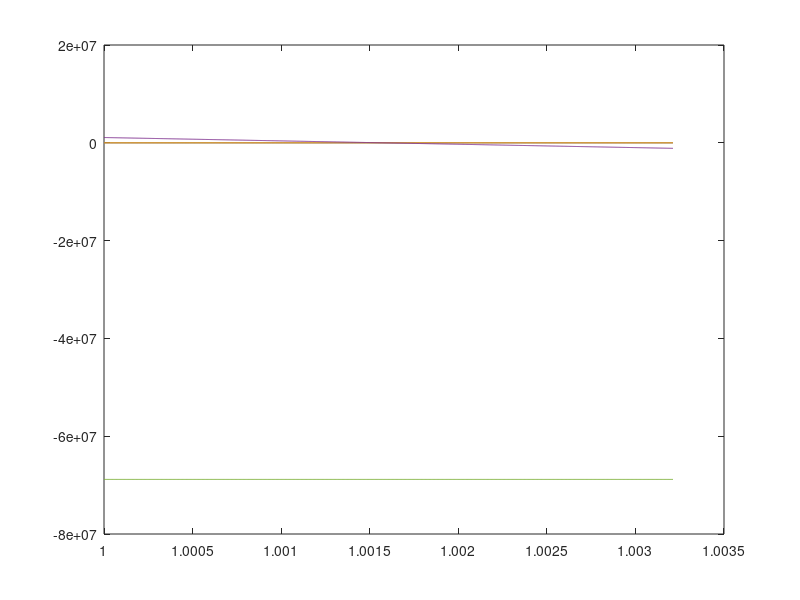

Here is the MATLAB script that generated this plot: (Note: this script raises an error after producing the figure.)

function polyfit_der_analysis
    
    R = 10;
    x2 = 1;
    y_pole_low = 10
    y_pole_high = y_pole_low+1/10;
    x_pole_low = y_pole_low/R;
    x_pole_high = y_pole_high/R;
    v0 = R;
    v2 = R;
    xover_perc = 4/5;
    
    c0 = find_poly2_coefficients(x_pole_low,x_pole_high,y_pole_low,y_pole_high);
    f_line_unshifted = @(x) polyval(c0,x);
    
    v11 = 3;
    v12 = (R - v11*x2) / x2^4;
    
    f_poly4 = @(x) v11.*x + v12.*x.^4;
    
    x0_roots = roots([v12 0 0 v11 -y_pole_high]);
    x0 = x0_roots(imag(x0_roots) == 0 & real(x0_roots) > 0);
    
    x1 = (1-xover_perc)*x0 + xover_perc*x2;
    y1 = f_poly4(x1);
    
    c = find_poly4_coefficients(x0,x1,x2,y_pole_high,y1,R,v0,v2);
    f_polyfit4_unstretched = @(t) polyval(c,t);
    
    stretch = x0/(y_pole_high/R)
    x_pole_low_stretched = x_pole_low*stretch;
    x_pole_high_stretched = x_pole_high*stretch;
    c3 = find_poly2_coefficients(x_pole_low_stretched,x0,y_pole_low,y_pole_high);
    f_line_shiftStretch = @(t) polyval(c3,t);
    
    
    c_poly4_stretched = poly_der_fit(x0,x1,x2,y_pole_high,y1,R,v0/stretch,v2,4);
    f_polyfit4_stretched = @(t) polyval(c_poly4_stretched,t);
        
    c_poly_stretched = poly_positive_derivative_fit(x0,x1,x2,y_pole_high,y1,R,v0/stretch,v2);
    f_polyfit_auto_stretched = @(t) polyval(c_poly_stretched,t);

    inv = 1-xover_perc;
    c_begin_poly4 = find_poly4_coefficients(0,inv*x_pole_low_stretched,x_pole_low_stretched,0,y_pole_low/2.2,y_pole_low,v11,(y_pole_high-y_pole_low)/(x_pole_high_stretched-x_pole_low_stretched));
    f_polyfit4_begin = @(t) polyval(c_begin_poly4,t);

    c_begin_auto = poly_positive_derivative_fit(0,inv*x_pole_low_stretched,x_pole_low_stretched,0,y_pole_low/2.2,y_pole_low,v11,(y_pole_high-y_pole_low)/(x_pole_high_stretched-x_pole_low_stretched));
    f_polyfit_begin = @(t) polyval(c_begin_auto,t);
    
    
    
    t0 = y_pole_low/R:x2/1000:y_pole_high/R;
    t1 = 0:x2/1000:x2;
    t2 = x0:x2/1000:x2;
    t3 = y_pole_low/R*stretch:(x0-y_pole_low/R*stretch)/10:x0;
    t4 = 0:x_pole_low_stretched/1000:x_pole_low_stretched;
    
    hold off;
    p = plot(t1,f_poly4(t1)); hold on;
    p = plot(t0,f_line_unshifted(t0)); p.Color(4) = 0.2;
    p = plot(t0+(x0-y_pole_high/R),f_line_unshifted(t0)); p.Color(4) = 0.2;
    p = plot(t2,f_polyfit4_unstretched(t2)); p.Color(4) = 0.2;
    p = plot(t3,f_line_shiftStretch(t3));
    p = plot(t2,f_polyfit4_stretched(t2)); p.Color(4) = 0.2;
    p = plot(t2,f_polyfit_auto_stretched(t2));
    p = plot(t4,f_polyfit4_begin(t4)); p.Color(4) = 0.2;
    p = plot(t4,f_polyfit_begin(t4));
    
    legend('original poly4','original line', ...
           'shifted line','unstretched poly4fit','shiftStretch line','stretched poly4fit','stretched poly auto','start','Location','northwest');

    xlim([0 x2]);
    ylim([-0.05*R R]);
    line([x0 x0],[0 R],'LineWidth',0.1);
    line([0 x2],[y_pole_high y_pole_high],'LineWidth',0.1);
    line([x1 x1],[0 R],'LineWidth',0.1);
    line([0 x2],[y1 y1],'LineWidth',0.1);
%     hold off;
%     t = x0:0.01:x2;
%     plot(t,f_polyfit4_stretched(t))
%     hold on;
    
%     h = @(t) polyval([4*c_poly4_stretched(1) 3*c_poly4_stretched(2) 2*c_poly4_stretched(3) c_poly4_stretched(4)],t);
%     plot(t,h(t));
    
%     plot(t,f_polyfit5_stretched(t));
%     plot(t,f_polyfit6_stretched(t));
%     plot(t,f_polyfit7_stretched(t));
%     plot(t,f_polyfit8_stretched(t));
%     plot(t,f_polyfit_stretched(t));
    
%     legend('poly4','auto');%,'poly5','poly6','poly7','poly8');
    
end

function c = find_poly2_coefficients(x0,x1,y0,y1)
   c = [1,x0;1,x1]\[y0;y1];
   c = fliplr(c');
end

function c = find_poly3_coefficients(x0,x1,y0,y1,v0,v1)
    A = [1, x0,   x0^2,   x0^3;
         1, x1,   x1^2,   x1^3;
         0,  1, 2*x0,   3*x0^2;
         0,  1, 2*x1,   3*x1^2];
     
    b = [y0;
         y1;
         v0;
         v1];

    c = fliplr((A\b)');
end

% fits a 4th order polynomial into 3 given points [x0 y0],[x1 y1]
% and [x2 y2] with given derivatives v0 and v2 at start and end
function c = find_poly4_coefficients(x0,x1,x2,y0,y1,y2,v0,v2)
    A = [1, x0,   x0^2,   x0^3,   x0^4;
         1, x1,   x1^2,   x1^3,   x1^4;
         1, x2,   x2^2,   x2^3,   x2^4;
         0,  1, 2*x0,   3*x0^2, 4*x0^3;
         0,  1, 2*x2,   3*x2^2, 4*x2^3];
     
    b = [y0;
         y1;
         y2;
         v0;
         v2];

    c = fliplr((A\b)');
end

function c = poly_positive_derivative_fit(x0,x1,x2,y0,y1,y2,v0,v2)
    degree = 3;
    
    derivative_negative = true;
    while(derivative_negative)
        degree = degree + 1;
        if degree == 20
            error('Automatic polyfit failed. Maximum polynomial degree reached (21)');
        end
        
        [c,ns] = poly_der_fit(x0,x1,x2,y0,y1,y2,v0,v2,degree);
        dc1 = polyder(c);
        res = c;
        close all;
        for ii = 1:1
%             c = res + ii*norm(res)*ns;
            dc1 = polyder(c);
            dc2 = polyder(dc1);
            dc3 = polyder(dc2);
            dc4 = polyder(dc3);

            figure;
            x = x0:(x2-x0)/1000:x2;
            plot(x,[polyval(c,x);polyval(dc1,x)/10;polyval(dc2,x)/100;polyval(dc3,x)/1000;polyval(dc4,x)/10000]);
            line([x1 x1],[0 y2]);
            h = gca;
            h.XAxisLocation = 'origin';
            xlim([x0 x2]);
            %ylim(500*[-2 3]); title(num2str(ii));
            legend('c','dc1','dc2','dc3','dc4');
        end
        polyroots = roots(dc1);
        if any(imag(polyroots) == 0 & real(polyroots) > x0 & real(polyroots) < x2)
            
        else
            %c = poly_der_fit(x0,x1,x2,y0,y1,y2,v0,v2,degree+1);
            derivative_negative = false;
            fprintf('Polynomial autofit returned polynomial of degree %i\n',degree);
        end
    end
end

function [c,ns] = poly_der_fit(x0,x1,x2,y0,a1,y2,v0,v2,degree)
    a1=0;
    assert(degree >= 4);
    A = zeros(5,degree+1);
    
    ind0 = degree:-1:0;
    A(1,:) = ones(1,degree+1)*diag(x0.^ind0);
    A(2,:) = ones(1,degree+1)*diag(x2.^ind0);
    
    pd1 = polyder(ones(1,degree+1));
    ind1 = degree-1:-1:0;
    A(3,1:degree) = pd1 * diag(x0.^ind1);
    A(4,1:degree) = pd1 * diag(x2.^ind1);
    
    pd2 = polyder(pd1);
    ind2 = degree - 2:-1:0;
    A(5,1:degree-1) = pd2 * diag(x1.^ind2);
    
%     der = 2;
%     for ii = 6:degree+1
%         pd = polyder(pd);
%         ind = degree - der:-1:0;
%         
%         A(ii,1:degree+1-der) = pd * diag(x0.^ind);
%         
%         der = der + 1;
%     end

%     for ii = 0:degree
%         A(1,ii+1) = x0^(degree-ii);
%         A(2,ii+1) = x1^(degree-ii);
%         A(3,ii+1) = x2^(degree-ii);
%         if ii < degree
%             A(4,ii+1) = (degree-ii)*x0^(degree-ii-1);
%             A(5,ii+1) = (degree-ii)*x2^(degree-ii-1);
%         end
%     end
    
%     A(6,:) = [60*x0^2 24*x0 6 zeros(1,degree - 2)];
    
    b = [y0;
        y2;
        v0;
        v2;
        a1];
    
    c = A\b;
    ns = null(A);
end
